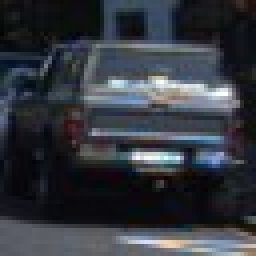
#> input picture EXAMPLES_CARS/01.jpeg, 64 x 64 px (shown 4 times larger); its folder holds only this picture in this run
$ jupyter execute --allow-errors 'PROJECT 5.ipynb'   (shell and % lines are left out)   (older library calls are emulated)
#> lines starting #> are read from the running program, lines starting #| are printed output that depends on the picture
## Project 5, Vehicle Detection

[cell 1]
###Importing all the nescessary libraries

import matplotlib.image as mpimg
import matplotlib.pyplot as plt
import numpy as np
from skimage.feature import hog
from sklearn.model_selection import train_test_split
from sklearn.svm import LinearSVC
from sklearn.preprocessing import StandardScaler
from sklearn.utils import shuffle
from skimage.feature import hog
import glob
import time
import cv2
import os
import random
import gc
# [4 lines of commented-out code are left out]

[cell 2]
###Producing hog images and hog features
def hog_features_and_image(image,
                           orient,
                           pixel_per_cell,
                           cell_per_block,
                           vis,
                           feature_vector=True):

    hog_features,hog_image=hog(image, orientations=orient,
                          pixels_per_cell=(pixel_per_cell,pixel_per_cell),
                          block_norm= 'L2-Hys',
                          cells_per_block=(cell_per_block,cell_per_block),
                          visualise=True,
                          feature_vector=True)
    if vis==True:                           ###returns image if you want to visualize
        return hog_features,hog_image
    elif vis==False:
        return hog_features


###Peforming spatial binning and histogram
def spatial_binning(image,size=(32,32)):                         ###For removing the unnecessary details
    features=cv2.resize(image,size).ravel()                      ###Resizing and then laying out in a linear array
    return features                                     ###can also be done by extracting each color space and then performing
                                                        ###operation and then stacking each layer back to obtain the image
###personally I cannot see the difference between them (the two images), the second method just looks more technical and cool


def get_histogram_features(image,nbins):
    ###Since all images in RGB channel
    ###creating histogram features for each channel
    R_hist=np.histogram(image[:,:,0],bins=nbins,range=(0,256))
    G_hist=np.histogram(image[:,:,1],bins=nbins,range=(0,256))
    B_hist=np.histogram(image[:,:,2],bins=nbins,range=(0,256))

    bin_edges=R_hist[1]                                          ###Position two[1] in the array contains the position
    bin_centres=(bin_edges[1:]+bin_edges[0:len(bin_edges)-1]/2)  ###of the histogram feature

    ###concatenate and return
    histogram_features=np.concatenate((R_hist[0],G_hist[0],B_hist[0])) ###Position one[0] in the array hold the value
                                                                    ###which tell us the amount of data present for a particular
                                                                    ###value of R G or B or the concerned color space
    return R_hist,G_hist,B_hist,bin_edges,bin_centres,histogram_features

def Feature_extraction(images,color_space='RGB',
                       hog_channel=0,
                       orient=12,pixels_per_cell=4,cells_per_block=2,
                       spatial_size=(32,32),
                       hist_bins=32,
                       hog_features=True,
                       hist_features=True,
                       spatial_features=True
                      ):

    features=[] ###array for appending the feature vector
    for image in images:
        file_features=[]

        image=mpimg.imread(image)

        ###converting to the appropriate channel required
        if (color_space!='RGB'):
            if (color_space=='HLS'):
                Image=cv2.cvtColor(image,cv2.COLOR_RGB2HLS)
            elif (color_space=='HSV'):
                Image=cv2.cvtColor(image,cv2.COLOR_RGB2HSV)
            elif (color_space=='YUV'):
                Image=cv2.cvtColor(image,cv2.COLOR_RGB2YUV)
            elif (color_space=='LAB'):                      ###Didn't knew there are this many color spaces (o.0)
                Image=cv2.cvtColor(image,cv2.COLOR_RGB2LAB)
            elif (color_space=='LUV'):
                Image=cv2.cvtColor(image,cv2.COLOR_RGB2LUV)
            elif (color_space=='YCrCb'):
                Image=cv2.cvtColor(image,cv2.COLOR_RGB2YCrCb)
        else:
            Image=np.copy(image)
        ###Getting the spatial features
        if spatial_features==True:
            Spatial_features=spatial_binning(Image,size=spatial_size)
            file_features.append(Spatial_features)

        ### Getting the histogram features
        if hist_features==True:
            rh,gh,bh,Edges,Centres,histogram_features=get_histogram_features(Image,nbins=hist_bins)
            file_features.append(histogram_features)

        ### Getting the HOG features
        if hog_features==True:
            if hog_channel=='ALL':
                Hog_features = []
                for channel in range(Image.shape[2]):
                    Hog_features.append(hog_features_and_image(Image[:,:,channel],
                                        orient, pixels_per_cell, cells_per_block,
                                        vis=False, feature_vector=True))
                Hog_features = np.ravel(Hog_features)
            else:
                Hog_features = hog_features_and_image(Image[:,:,hog_channel], orient,
                            pixels_per_cell, cells_per_block, vis=False, feature_vector=True)
            file_features.append(Hog_features)

        ###concatenate to make one feature file for all the features as every feature function return an array of features
        ###rather than individual elements
        features.append(np.concatenate(file_features))

    return (features)

### Let us print a few examples for image output from both car and not car folders

[cell 3]
imageCARS=glob.glob('C:/Users/SIDAUS/CarND-Vehicle-Detection-master/EXAMPLES_CARS/**.jpeg')

###To print the example output from spatial binning, hog image and histogram of image
fig=plt.figure(figsize=(64,64))
i=0

for cars in imageCARS:
    carImage=mpimg.imread(cars)
#> carImage is the input picture: shape (64, 64, 3); mean R, G, B 52.3, 56.1, 63.3

    HOG_FEATURES,HOG_IMAGE=hog_features_and_image(carImage[:,:,0],orient=12,
                                     pixel_per_cell=4,cell_per_block=2,
                                     vis=True,
                                     feature_vector=True)
#> in hog_features_and_image, `hog_features,hog_image=hog(image, orientations=orient, pixels_per_cell..`: hog_features = 10800 values, max 0.68 at index 10182, min 0 at index 7, mean 0.0868
#> in hog_features_and_image, `hog_features,hog_image=hog(image, orientations=orient, pixels_per_cell..`:
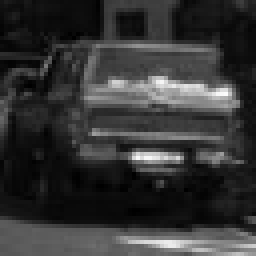
#> image: shape (64, 64) (shown 4 times larger); min 0, max 252, mean 52.3
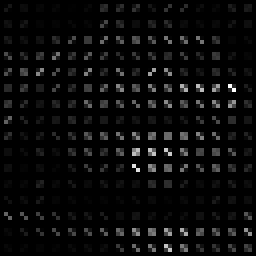
#> HOG_IMAGE: shape (64, 64) float64 (shown 4 times larger); min 0, max 87.74, mean 3.5; drawn with min black and max white
#> HOG_FEATURES has the same summary as hog_features in hog_features_and_image

    ###We need the HOG features so we keep the visulization on

    RH,GH,BH,EDGES,CENTRES,HIST_FEATURES=get_histogram_features(carImage,nbins=32)
#> in get_histogram_features, `bin_edges=R_hist[1]`: bin_edges = 33 values from 0 to 256
#> in get_histogram_features, `bin_centres=(bin_edges[1:]+bin_edges[0:len(bin_edges)-1]/2)`: bin_centres = 32 values from 8 to 380
#> in get_histogram_features, `histogram_features=np.concatenate((R_hist[0],G_hist[0],B_hist[0]))`: histogram_features = 96 values, max 898 at index 1, min 2 at index 31, mean 128
#> EDGES = 33 values from 0 to 256; CENTRES = 32 values from 8 to 380; HIST_FEATURES has the same summary as histogram_features in get_histogram_features

    SPATIAL_FEATURES=spatial_binning(carImage,size=(32,32))
#> in spatial_binning, `features=cv2.resize(image,size).ravel()`: features = 3072 values, max 239 at index 1139, min 2 at index 2155, mean 57.38
#> SPATIAL_FEATURES has the same summary as features in spatial_binning

    SPATIAL_IMAGE=cv2.resize(carImage,(32,32))
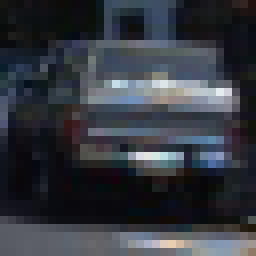
#> SPATIAL_IMAGE: shape (32, 32, 3) (shown 8 times larger); mean R, G, B 52.5, 56.3, 63.4

    if RH is not None:            ###This will always be true because we will always be using a three channeled color space
        plt.subplot(10,7,i+1)
        plt.title('ORIGINAL IMAGE')  ### through out the whole project
        plt.imshow(carImage)
        plt.subplot(10,7,i+2)
        plt.title('HOG IMAGE')
        plt.imshow(HOG_IMAGE,cmap='gray')
        plt.subplot(10,7,i+3)
        plt.title('SPATIALLY BINNED IMAGE')
        plt.imshow(SPATIAL_IMAGE,cmap='gray')
        plt.subplot(10,7,i+4)
        plt.title('R HISTOGRAM')
        plt.bar(CENTRES,RH[0])
        plt.subplot(10,7,i+5)
        plt.title('G HISTOGRAM')
        plt.bar(CENTRES,GH[0])
        plt.subplot(10,7,i+6)
        plt.title('B HISTOGRAM')
        plt.bar(CENTRES,BH[0])
        plt.subplot(10,7,i+7)
        plt.title('Spatially binned feature')
        plt.plot(SPATIAL_FEATURES)
    i+=7
plt.subplots_adjust(left=0, right=1, top=1, bottom=0)
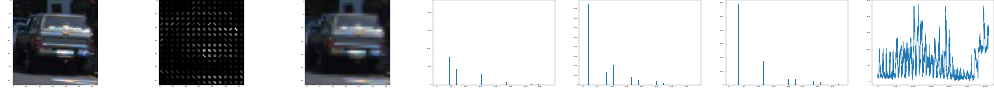
#> figure drawn by matplotlib, 7 panels; panel 4: tallest bar 898 high, from x = 19.6 to 20.4; panel 5: tallest bar 848 high, from x = 19.6 to 20.4; panel 6: tallest bar 592 high, from x = 31.6 to 32.4; panel 7: curve peaks at x = 1139, y = 239

[cell 4]
imageNOT_CARS=glob.glob('C:/Users/SIDAUS/CarND-Vehicle-Detection-master/EXAMPLES_NOT_CARS/**.jpeg')

fig=plt.figure(figsize=(64,64))
i=0
for not_cars in imageNOT_CARS:
    not_carImage=mpimg.imread(not_cars)

    HOG_FEATURES,HOG_IMAGE=hog_features_and_image(not_carImage[:,:,0],orient=12,
                                     pixel_per_cell=4,cell_per_block=3,
                                     vis=True,
                                     feature_vector=True)

    ###We need the HOG features so we keep the visulization on

    RH,GH,BH,EDGES,CENTRES,HIST_FEATURES=get_histogram_features(not_carImage,nbins=32)

    SPATIAL_FEATURES=spatial_binning(not_carImage,size=(32,32))

    SPATIAL_IMAGE=cv2.resize(not_carImage,(32,32))

    if RH is not None:            ###This will always be true because we will always be using a three channeled color space
        plt.subplot(10,7,i+1)
        plt.title('ORIGINAL IMAGE')  ### through out the whole project
        plt.imshow(not_carImage)
        plt.subplot(10,7,i+2)
        plt.title('HOG IMAGE')
        plt.imshow(HOG_IMAGE,cmap='gray')
        plt.subplot(10,7,i+3)
        plt.title('SPATIALLY BINNED IMAGE')
        plt.imshow(SPATIAL_IMAGE)
        plt.subplot(10,7,i+4)
        plt.title('R HISTOGRAM')
        plt.bar(CENTRES,RH[0])
        plt.subplot(10,7,i+5)
        plt.title('G HISTOGRAM')
        plt.bar(CENTRES,GH[0])
        plt.subplot(10,7,i+6)
        plt.title('B HISTOGRAM')
        plt.bar(CENTRES,BH[0])
        plt.subplot(10,7,i+7)
        plt.title('Spatially binned feature')
        plt.plot(SPATIAL_FEATURES)
    i+=7
plt.subplots_adjust(left=0, right=1, top=1, bottom=0)

[cell 5]
### Initializing the variables that we will be using
color_space = 'RGB' # Can be RGB, HSV, LUV, HLS, YUV, YCrCb
orient = 12  # HOG orientations
visualize=False # to get not images as outputs
pix_per_cell = 4 # HOG pixels per cell
cell_per_block = 2 # HOG cells per block
hog_channel = 0 # Can be 0, 1, 2, or "ALL"
spatial_size = (32, 32) # Spatial binning dimensions
hist_bins = 32    # Number of histogram bins
spatial_feat = True # Spatial features on or off
hist_feat = True # Histogram features on or off
hog_feat = True # HOG features on or off
y_start_stop = [None, None] # Min and max in y to search in slide_window()

### NOW FOR THE TRAINING USING A SUPPORT VECTOR MACHINE

[cell 6]
### I tried some other settings as well for orientation, pixels per cell and cell per block, these pretty much get all the
### necessary details for both car and non-car images.
gc.collect()
CARS=[]
NOT_CARS=[]
REQ_CARS=[]
REQ_NON_CARS=[]

###Lets make an array for the cars
CAR_IMAGE=glob.glob('C:/Users/SIDAUS/CarND-Vehicle-Detection-master/CARS/*/*/*')
NON_CAR_IMAGE=glob.glob('C:/Users/SIDAUS/CarND-Vehicle-Detection-master/NON_CARS/*/*/*')

for images in CAR_IMAGE: ###making an array for car images
    CARS.append(images)

###Similarly lets make an array for the non cars

for images in NON_CAR_IMAGE: ###making an array for non car images
    NOT_CARS.append(images)

###lets shuffle the data
CARS1=shuffle(CARS)
NOT_CARS1=shuffle(NOT_CARS)

# REQ_CARS=shuffle(CARS)
# REQ_NON_CARS=shuffle(NOT_CARS)

sample_size=random.randint(500,1000)

REQ_CARS=CARS1[:sample_size]
REQ_NON_CARS=NOT_CARS1[:sample_size]

### I am unable to use the generators and I donot have enough memory to train with so much data
### So I will not be using all the images

CAR_FEATURES=Feature_extraction(REQ_CARS, color_space=color_space,
                               hog_channel=hog_channel,
                               orient=orient,pixels_per_cell=pix_per_cell,cells_per_block=cell_per_block,
                               spatial_size=spatial_size,
                               hist_bins=hist_bins,
                               hog_features=hog_feat,
                               hist_features=hist_feat,
                               spatial_features=spatial_feat
                               )

NON_CAR_FEATURES=Feature_extraction(REQ_NON_CARS, color_space=color_space,
                                   hog_channel=hog_channel,
                                   orient=orient,pixels_per_cell=pix_per_cell,cells_per_block=cell_per_block,
                                   spatial_size=spatial_size,
                                   hist_bins=hist_bins,
                                   hog_features=hog_feat,
                                   hist_features=hist_feat,
                                   spatial_features=spatial_feat
                                   )
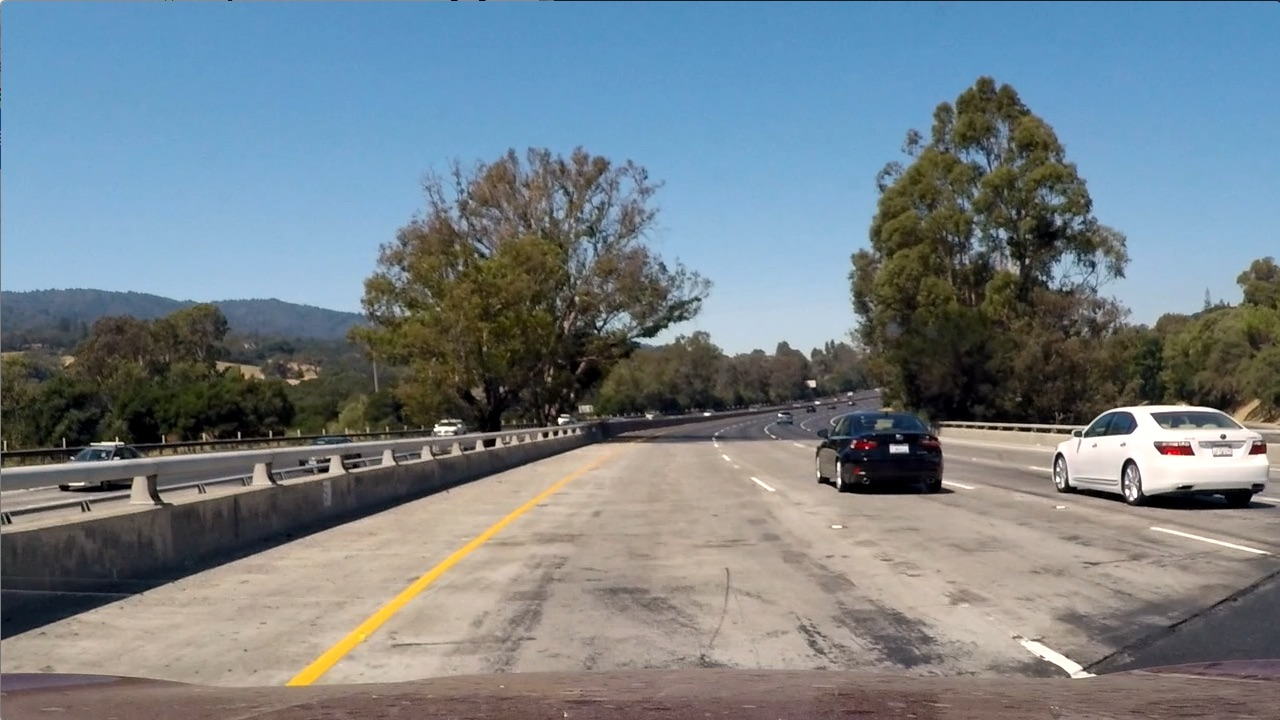
#> input picture test_images/test1.jpg, 1280 x 720 px, found by its file name
#> further down, image is the input picture: shape (720, 1280, 3); mean R, G, B 117.5, 128.7, 135.5
#| (720, 1280, 3)


print ('Number of car images',len(CARS1))
print ('Number of non car images',len(NOT_CARS1))

[cell 7]
print ('Number of car images in the network',len(REQ_CARS))
print ('Number of non car images in the network',len(REQ_NON_CARS))
print (len(CAR_FEATURES))

[cell 8]
#stack for image feature vectors
X=np.vstack((CAR_FEATURES, NON_CAR_FEATURES)).astype(np.float64)
print (X.shape)

Y=np.hstack((np.ones(len(CAR_FEATURES)),np.zeros(len(NON_CAR_FEATURES))))
### LABELS FOR CAR IMAGES IS '1' WHEREAS FOR NON-CAR IMAGES IS '0'

### Train and validation split
rand=random.randint(0,100)
#> (the rest of this cell did not finish here and is left out)

#> (a cell that did not finish here is left out)

### Now to apply the sliding window, make heat maps and detect the cars (if we can)

[cell 10]
# [61 lines left out: function single_img_Feature_extraction, not called in this run]

[cell 11]
# [38 lines left out: function search_windows, not called in this run]

[cell 12]
def slide_window(img, x_start_stop=[None, None], y_start_stop=[None, None],
                    xy_window=(64, 64), xy_overlap=(0.5, 0.5)):
    # If x and/or y start/stop positions not defined, set to image size
#> called with xy_window = (64, 64), xy_overlap = (0.5, 0.5)
    if x_start_stop[0] == None:
        x_start_stop[0] = 0
    if x_start_stop[1] == None:
        x_start_stop[1] = img.shape[1]
    if y_start_stop[0] == None:
        y_start_stop[0] = 0
    if y_start_stop[1] == None:
        y_start_stop[1] = img.shape[0]
    # Compute the span of the region to be searched
    xspan = x_start_stop[1] - x_start_stop[0]
#> xspan = 1280
    yspan = y_start_stop[1] - y_start_stop[0]
#> yspan = 720
    # Compute the number of pixels per step in x/y
    nx_pix_per_step = np.int(xy_window[0]*(1 - xy_overlap[0]))
    ny_pix_per_step = np.int(xy_window[1]*(1 - xy_overlap[1]))
    # Compute the number of windows in x/y
    nx_buffer = np.int(xy_window[0]*(xy_overlap[0]))
    ny_buffer = np.int(xy_window[1]*(xy_overlap[1]))
    nx_windows = np.int((xspan-nx_buffer)/nx_pix_per_step)
#> nx_windows = 39
    ny_windows = np.int((yspan-ny_buffer)/ny_pix_per_step)
#> ny_windows = 21
    # Initialize a list to append window positions to
    window_list = []
    # Loop through finding x and y window positions
    # Note: you could vectorize this step, but in practice
    # you'll be considering windows one by one with your
    # classifier, so looping makes sense
    for ys in range(ny_windows):
        for xs in range(nx_windows):
            # Calculate window position
            startx = xs*nx_pix_per_step + x_start_stop[0]
            endx = startx + xy_window[0]
            starty = ys*ny_pix_per_step + y_start_stop[0]
            endy = starty + xy_window[1]

            # Append window position to list
            window_list.append(((startx, starty), (endx, endy)))
    # Return the list of windows
    return window_list

# Define a function to draw bounding boxes
# [9 lines left out: function draw_boxes, not called in this run]

[cell 13]
image = mpimg.imread('C:/Users/SIDAUS/CarND-Vehicle-Detection-master/test_images/test1.jpg')
draw_image = np.copy(image)
print (image.shape)

[cell 14]
windows = slide_window(image, x_start_stop=[None, None], y_start_stop=[None,None],
                    xy_window=(64, 64), xy_overlap=(0.5, 0.5))
#> windows = 819 items
print (len(windows))
#| 819
#> (the rest of this cell did not finish here and is left out)
